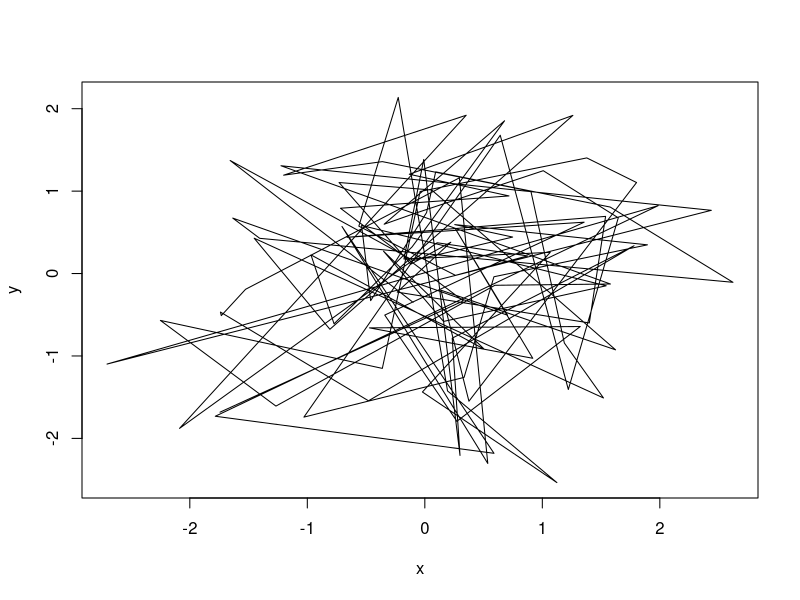

Write R code to recreate this figure.
## ---- chunk 1

x <- rnorm(100)
y <- rnorm(100)
plot(x, y, type="l")

